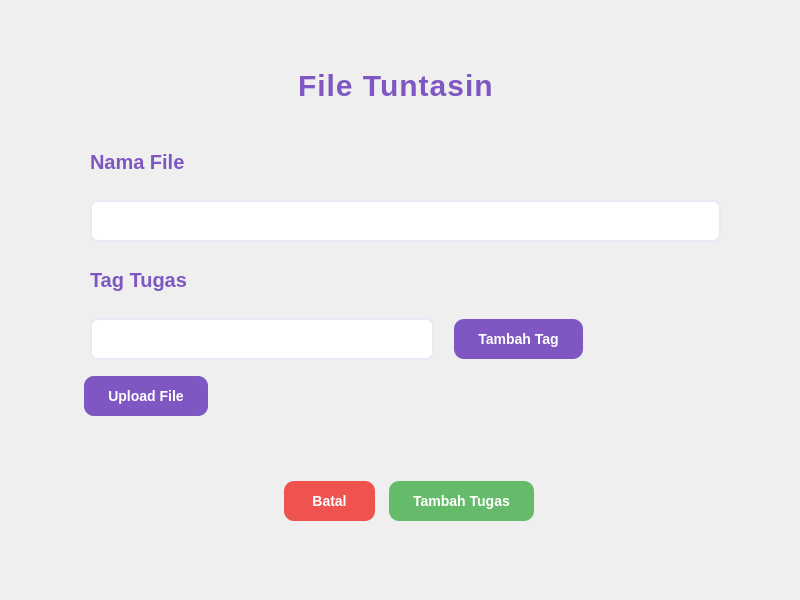
<?xml version="1.0" encoding="UTF-8"?>
<ui version="4.0">
 <class>MainWindow</class>
 <widget class="QMainWindow" name="MainWindow">
  <property name="geometry">
   <rect>
    <x>0</x>
    <y>0</y>
    <width>800</width>
    <height>600</height>
   </rect>
  </property>
  <property name="minimumSize">
   <size>
    <width>800</width>
    <height>600</height>
   </size>
  </property>
  <property name="windowTitle">
   <string>MainWindow</string>
  </property>
  <property name="styleSheet">
   <string notr="true"/>
  </property>
  <widget class="QWidget" name="centralwidget">
   <property name="minimumSize">
    <size>
     <width>800</width>
     <height>600</height>
    </size>
   </property>
   <property name="styleSheet">
    <string notr="true">QWidget {
	background-color: qlineargradient(x1:0, y1:0, x2:1, y2:1,
                               stop:0 #F5F7FA, stop:1 #E8EAF6);
}</string>
   </property>
   <widget class="QLabel" name="Title">
    <property name="geometry">
     <rect>
      <x>270</x>
      <y>50</y>
      <width>261</width>
      <height>71</height>
     </rect>
    </property>
    <property name="styleSheet">
     <string notr="true">QLabel {
	font-size: 30px;
    font-weight: bold;
    color: #7E57C2;
    padding: 12px 20px;
    border: none;
    background: transparent;
    font-family: 'Segoe UI', Arial;
    letter-spacing: 1px;
}</string>
    </property>
    <property name="text">
     <string>File Tuntasin</string>
    </property>
   </widget>
   <widget class="QWidget" name="">
    <property name="geometry">
     <rect>
      <x>80</x>
      <y>140</y>
      <width>651</width>
      <height>276</height>
     </rect>
    </property>
    <layout class="QVBoxLayout" name="verticalLayoutMain">
     <item>
      <widget class="QLabel" name="labelNamaFile">
       <property name="styleSheet">
        <string notr="true">QLabel {
	font-weight: bold;
    font-size: 20px;
	padding: 0px 5px;
    font-family: 'Segoe UI', Arial;
color: #7E57C2;
}</string>
       </property>
       <property name="text">
        <string>Nama File</string>
       </property>
      </widget>
     </item>
     <item>
      <widget class="QLineEdit" name="lineEditNama">
       <property name="styleSheet">
        <string notr="true">QLineEdit {
	padding: 10px 20px;
    border: 2px solid #E8EAF6;
    border-radius: 8px;
    margin: 10px;
    font-size: 14px;
    background-color: white;
    min-width: 300px;
    color: #2C3E50;

}</string>
       </property>
       <property name="text">
        <string/>
       </property>
      </widget>
     </item>
     <item>
      <widget class="QLabel" name="labelTagTugas">
       <property name="styleSheet">
        <string notr="true">QLabel {
	font-weight: bold;
    font-size: 20px;
	padding: 0px 5px;
    font-family: 'Segoe UI', Arial;
color: #7E57C2;
}</string>
       </property>
       <property name="text">
        <string>Tag Tugas</string>
       </property>
      </widget>
     </item>
     <item>
      <layout class="QHBoxLayout" name="horizontalLayout">
       <item>
        <widget class="QLineEdit" name="lineEditTag">
         <property name="styleSheet">
          <string notr="true">QLineEdit {
	padding: 10px 20px;
    border: 2px solid #E8EAF6;
    border-radius: 8px;
    margin: 10px;
    font-size: 14px;
    background-color: white;
    min-width: 300px;
    color: #2C3E50;

}</string>
         </property>
        </widget>
       </item>
       <item>
        <widget class="QPushButton" name="pushButtonTag">
         <property name="styleSheet">
          <string notr="true">QPushButton {
    background-color: #7E57C2;
    color: white;
    border: none;
	border-radius: 10px;
    padding: 12px 24px;
    margin: 0 4px;
    font-size: 14px;
    font-weight: 500;
}

QPushButton:hover{
	background-color: rgb(206, 174, 255);
}</string>
         </property>
         <property name="text">
          <string>Tambah Tag</string>
         </property>
        </widget>
       </item>
       <item>
        <spacer name="horizontalSpacer_2">
         <property name="orientation">
          <enum>Qt::Horizontal</enum>
         </property>
         <property name="sizeHint" stdset="0">
          <size>
           <width>40</width>
           <height>20</height>
          </size>
         </property>
        </spacer>
       </item>
      </layout>
     </item>
     <item>
      <layout class="QHBoxLayout" name="horizontalLayout_2">
       <item>
        <widget class="QPushButton" name="pushButtonFile">
         <property name="styleSheet">
          <string notr="true">QPushButton {
    background-color: #7E57C2;
    color: white;
    border: none;
	border-radius: 10px;
    padding: 12px 24px;
    margin: 0 4px;
    font-size: 14px;
    font-weight: 500;
}

QPushButton:hover{
	background-color: rgb(206, 174, 255);
}</string>
         </property>
         <property name="text">
          <string>Upload File</string>
         </property>
        </widget>
       </item>
       <item>
        <spacer name="horizontalSpacer">
         <property name="orientation">
          <enum>Qt::Horizontal</enum>
         </property>
         <property name="sizeHint" stdset="0">
          <size>
           <width>40</width>
           <height>20</height>
          </size>
         </property>
        </spacer>
       </item>
      </layout>
     </item>
    </layout>
    <zorder>labelTagTugas</zorder>
    <zorder>horizontalLayoutWidget</zorder>
    <zorder>horizontalLayoutWidget_2</zorder>
    <zorder>lineEditNama</zorder>
    <zorder>labelNamaFile</zorder>
   </widget>
   <widget class="QWidget" name="">
    <property name="geometry">
     <rect>
      <x>280</x>
      <y>480</y>
      <width>258</width>
      <height>43</height>
     </rect>
    </property>
    <layout class="QHBoxLayout" name="horizontalLayout_3">
     <item>
      <widget class="QPushButton" name="pushButtonBatal">
       <property name="styleSheet">
        <string notr="true">QPushButton {
    background-color: #EF5350;
    color: white;
    border: none;
	border-radius: 10px;
    padding: 12px 24px;
    margin: 0 4px;
    font-size: 14px;
    font-weight: 500;
}

QPushButton:hover{
	background-color: rgb(206, 174, 255);
}</string>
       </property>
       <property name="text">
        <string>Batal</string>
       </property>
      </widget>
     </item>
     <item>
      <widget class="QPushButton" name="pushButtonTambah">
       <property name="styleSheet">
        <string notr="true">QPushButton {
    background-color: #66BB6A;
    color: white;
    border: none;
	border-radius: 10px;
    padding: 12px 24px;
    margin: 0 4px;
    font-size: 14px;
    font-weight: 500;
}

QPushButton:hover{
	background-color: rgb(206, 174, 255);
}</string>
       </property>
       <property name="text">
        <string>Tambah Tugas</string>
       </property>
      </widget>
     </item>
    </layout>
   </widget>
  </widget>
 </widget>
 <resources/>
 <connections/>
</ui>
